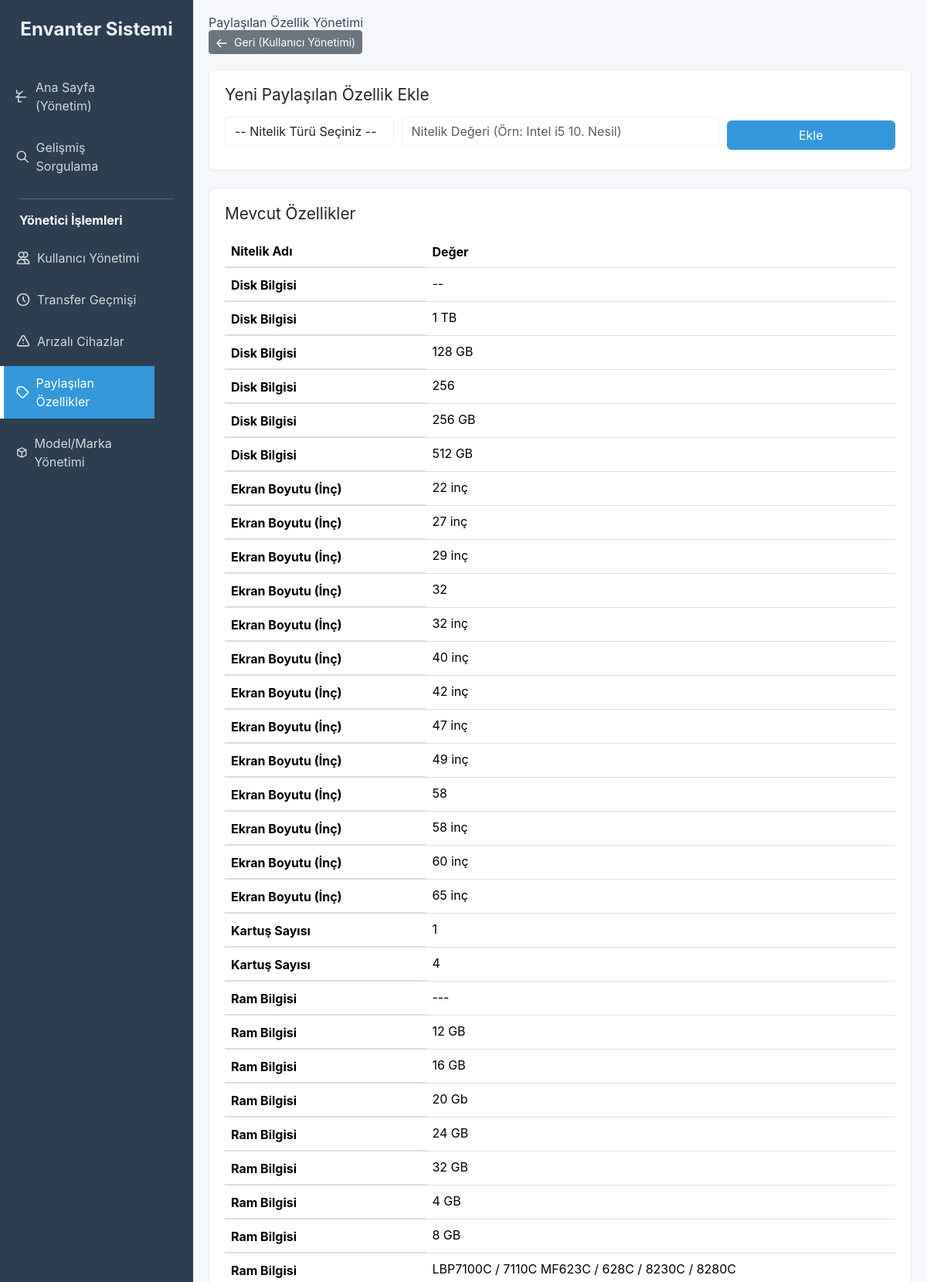
The page /admin/attributes (signed in, upper part) on the database its author committed.
### tables this page shows
CREATE TABLE shared_attributes (
            id INTEGER PRIMARY KEY AUTOINCREMENT,
            attribute_name TEXT NOT NULL,
            value TEXT UNIQUE NOT NULL
        );

### app.py (the view, shortened to what this page needs)
@app.route('/admin/attributes', methods=['GET', 'POST'])
@login_required
def admin_attributes():
    admin_check = is_admin()
    if admin_check: return admin_check
    attributes, _, attribute_names_for_form = get_all_shared_attributes_for_view()
    printer_attributes = SHARED_ATTRIBUTE_TYPES.get("Printer", [])
    for attr in printer_attributes:
        if attr != "Marka/Model" and attr not in attribute_names_for_form:
            attribute_names_for_form.append(attr)
    attribute_names_for_form.sort()
    return render_template('admin_attributes.html',
                           title='Paylaşılan Özellik Yönetimi',
                           attributes=attributes,
                           attribute_names=attribute_names_for_form)

### app.py (called while the page is built)
def get_db_connection():
    if 'db' not in g:
        g.db = sqlite3.connect(DATABASE)
        g.db.row_factory = sqlite3.Row
    return g.db

@app.teardown_appcontext
def close_db_connection(exception):
    db = g.pop('db', None)
    if db is not None:
        db.close()

@login_manager.user_loader
def load_user(user_id):
    return User.get(user_id)

def is_admin():
    if not current_user.is_admin:
        flash('Bu sayfaya erişim yetkiniz yoktur.', 'danger')
        return redirect(url_for('home'))
    return None

def get_all_shared_attributes_for_view():
    conn = get_db_connection()
    attributes_list = conn.execute("SELECT attribute_name, value FROM shared_attributes ORDER BY attribute_name, value").fetchall()
    shared_attribute_values_dict = {}
    for attr in attributes_list:
        name = attr['attribute_name']
        value = attr['value']
        if name not in shared_attribute_values_dict:
            shared_attribute_values_dict[name] = []
        shared_attribute_values_dict[name].append(value)
    all_possible_attribute_names = set()
    for attrs in SHARED_ATTRIBUTE_TYPES.values():
        all_possible_attribute_names.update(attrs)
    all_possible_attribute_names.discard("Marka/Model")
    attribute_names_for_form = sorted(list(all_possible_attribute_names))
    return [dict(attr) for attr in attributes_list], shared_attribute_values_dict, attribute_names_for_form

@app.before_request
def before_request():
    pass

    @staticmethod
    def get(user_id):
        conn = get_db_connection()
        user_row = conn.execute("SELECT id, username, is_admin FROM users WHERE id=?", (user_id,)).fetchone()
        if user_row:
            return User(id=user_row['id'], username=user_row['username'], is_admin=user_row['is_admin'])
        return None

### templates/admin_attributes.html (shortened to what this page needs)
{% extends "base.html" %}
{% block content %}
<h1>{{ title }}</h1>
<a href="{{ url_for('admin_users') }}" class="btn btn-secondary btn-sm" style="margin-bottom: 20px;">
    <svg xmlns="http://www.w3.org/2000/svg" class="h-4 w-4 inline-block mr-1" fill="none" viewBox="0 0 24 24" stroke="currentColor" stroke-width="2">
        <path stroke-linecap="round" stroke-linejoin="round" d="M10 19l-7-7m0 0l7-7m-7 7h18" />
    </svg>
    Geri (Kullanıcı Yönetimi)
</a>
<div class="card mb-4">
    <h2 style="font-size: 1.3em; margin-bottom: 15px;">Yeni Paylaşılan Özellik Ekle</h2>
    <form method="POST" action="{{ url_for('admin_attributes') }}">
        <div style="display: flex; gap: 10px; align-items: center;">
            <select name="attribute_name" class="form-control" style="flex: 1;" required>
                <option value="" disabled selected>-- Nitelik Türü Seçiniz --</option>
            </select>
            <input type="text" name="attribute_value" placeholder="Nitelik Değeri (Örn: Intel i5 10. Nesil)" class="form-control" style="flex: 2;" required>
            <button type="submit" class="btn btn-primary" style="flex: 1;">Ekle</button>
        </div>
    </form>
</div>
<div class="card">
    <h2 style="font-size: 1.3em; margin-bottom: 15px;">Mevcut Özellikler</h2>
    <table class="table">
        <thead>
            <tr>
                <th style="width: 30%;">Nitelik Adı</th>
                <th>Değer</th>
            </tr>
        </thead>
        <tbody>
            {% set current_attr = "" %}
            {% for attr in attributes %}
            <tr>
                {% if attr.attribute_name != current_attr %}
                    <td style="font-weight: bold; border-top: 2px solid #ddd; padding-top: 10px;">{{ attr.attribute_name }}</td>
                    {% set current_attr = attr.attribute_name %}
                {% else %}
                    <td></td>
                {% endif %}
                <td>{{ attr.value }}</td>
            </tr>
            {% else %}
            <tr>
                <td colspan="2">Henüz paylaşılan bir özellik eklenmedi.</td>
            </tr>
            {% endfor %}
        </tbody>
    </table>
</div>
{% endblock %}

### templates/base.html (style rules this page uses)
:root { --primary-color: #3498db; --secondary-color: #2c3e50; --text-color: #34495e; --light-bg: #f5f7fa; --card-bg: #ffffff; --border-color: #ecf0f1; }
body { font-family: 'Inter', sans-serif; background-color: var(--light-bg); color: var(--text-color); min-height: 100vh; display: flex; }
.card { background-color: var(--card-bg); border: 1px solid var(--border-color); border-radius: 8px; padding: 20px; box-shadow: 0 2px 4px rgba(0,0,0,0.05); }
.btn-primary { background-color: var(--primary-color); border-color: var(--primary-color); }
.form-control, .form-select { border: 1px solid var(--border-color); margin-bottom: 10px; }

### rows shown on the page
shared_attributes: attribute_name "Disk Bilgisi", value "--"
shared_attributes: attribute_name "Disk Bilgisi", value "1 TB"
shared_attributes: attribute_name "Disk Bilgisi", value "128 GB"
shared_attributes: attribute_name "Disk Bilgisi", value "256"
shared_attributes: attribute_name "Disk Bilgisi", value "256 GB"
shared_attributes: attribute_name "Disk Bilgisi", value "512 GB"
shared_attributes: attribute_name "Ekran Boyutu (İnç)", value "22 inç"
shared_attributes: attribute_name "Ekran Boyutu (İnç)", value "27 inç"
shared_attributes: attribute_name "Ekran Boyutu (İnç)", value "29 inç"
shared_attributes: attribute_name "Ekran Boyutu (İnç)", value "32"
shared_attributes: attribute_name "Ekran Boyutu (İnç)", value "32 inç"
shared_attributes: attribute_name "Ekran Boyutu (İnç)", value "40 inç"
shared_attributes: attribute_name "Ekran Boyutu (İnç)", value "42 inç"
shared_attributes: attribute_name "Ekran Boyutu (İnç)", value "47 inç"
shared_attributes: attribute_name "Ekran Boyutu (İnç)", value "49 inç"
shared_attributes: attribute_name "Ekran Boyutu (İnç)", value "58"
shared_attributes: attribute_name "Ekran Boyutu (İnç)", value "58 inç"
shared_attributes: attribute_name "Ekran Boyutu (İnç)", value "60 inç"
shared_attributes: attribute_name "Ekran Boyutu (İnç)", value "65 inç"
shared_attributes: attribute_name "Kartuş Sayısı", value "1"
shared_attributes: attribute_name "Kartuş Sayısı", value "4"
shared_attributes: attribute_name "Ram Bilgisi", value "---"
shared_attributes: attribute_name "Ram Bilgisi", value "12 GB"
shared_attributes: attribute_name "Ram Bilgisi", value "16 GB"
shared_attributes: attribute_name "Ram Bilgisi", value "20 Gb"
shared_attributes: attribute_name "Ram Bilgisi", value "24 GB"
shared_attributes: attribute_name "Ram Bilgisi", value "32 GB"
shared_attributes: attribute_name "Ram Bilgisi", value "4 GB"
shared_attributes: attribute_name "Ram Bilgisi", value "8 GB"
shared_attributes: attribute_name "Ram Bilgisi", value "LBP7100C / 7110C MF623C / 628C / 8230C / 8280C"

### other values the page prints
{{ title }} "Paylaşılan Özellik Yönetimi"
